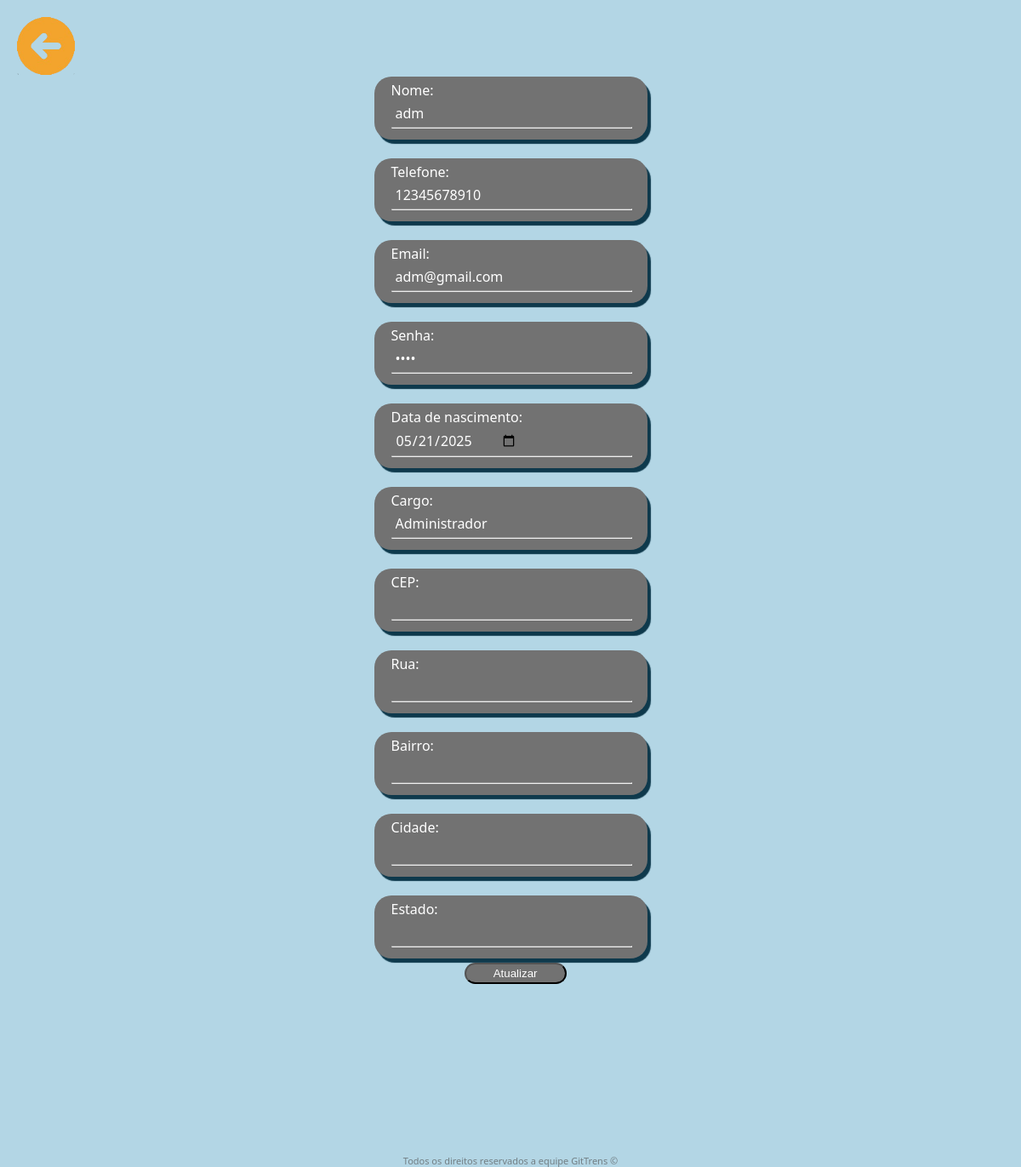
The app's page /public/crud_usuarios/update_usuarios.php?id=1 with its own data.
### tables this page shows
CREATE TABLE usuario(
    id_usuario INT PRIMARY KEY AUTO_INCREMENT,
    nome_usuario VARCHAR(255) NOT NULL,
    email_usuario VARCHAR(255) NOT NULL UNIQUE,
    senha_usuario VARCHAR(255) NOT NULL,
    telefone_usuario VARCHAR(20) NOT NULL,
    cargo_usuario ENUM('Administrador','Maquinista','Usuario') NOT NULL,
    nascimento_usuario DATE NOT NULL,
    foto_perfil VARCHAR(255) DEFAULT 'userICON.png',
    cep_usuario VARCHAR(8),
    rua_usuario VARCHAR(100),
    bairro_usuario VARCHAR(100),
    cidade_usuario VARCHAR(100),
    estado_usuario VARCHAR(2)
);

### public/crud_usuarios/update_usuarios.php (the view, shortened to what this page needs)
<?php
include '../../db.php';
$id = $_GET['id'];
$sql = "SELECT * FROM usuario where id_usuario=$id";
$result = $mysqli->query($sql);
$row = $result->fetch_assoc();
?>
<!DOCTYPE html>
<html lang="pt-br">
<head>
    <link rel="stylesheet" href="../../style/style.css">
</head>
<body>
    <header style="background-color: rgba(255, 0, 0, 0);">
        <a href="../homepage.php">
            <img src="../../assets/voltarICON.png" alt="" class="voltarICON" onclick="voltar()">
        </a>
    </header>
    <main>
        <div id="form">
            <form id="formCadastro" class="center" method="post">
                <div class="inpput">
                    <label for="nome">Nome:</label><br>
                    <input type="text"  name="nome" class="inputTag" required VALUE="<?php echo "{$row['nome_usuario']}" ?>">
                    <hr>
                </div>
                <br>
                <div class="inpput">
                    <label for="celular">Telefone:</label><br>
                    <input type="number" id="celular" name="celular" class="inputTag" required VALUE="<?php echo "{$row['telefone_usuario']}" ?>">
                    <hr>
                </div>
                <br>
                <div class="inpput">
                    <label for="email">Email:</label><br>
                    <input type="text" id="email" name="email" class="inputTag" required VALUE="<?php echo "{$row['email_usuario']}" ?>">
                    <hr>
                </div>
                <br>
                <div class="inpput">
                    <label for="senha">Senha:</label><br>
                    <input type="password"  name="senha" class="inputTag" required VALUE="<?php echo "{$row['senha_usuario']}" ?>">
                    <hr>
                </div>
                <br>
                <div class="inpput">
                    <label for="nascimento"> Data de nascimento:</label><br>
                    <input type="date" id="nascimento" name="nascimento" class="inputTag" required VALUE="<?php echo "{$row['nascimento_usuario']}" ?>">
                    <hr>
                </div>
                <br>
                <div class="inpput">
                    <label for="cargo">Cargo:</label><br>
                    <select name="cargo" class="inputTag" VALUE="<?php echo "{$row['cargo_usuario']}" ?>">
                        <option value="Administrador">Administrador</option>
                    </select>
                    <hr>
                </div>
                <br>
                <div class="inpput">
                    <label for="nome">CEP:</label><br>
                    <input type="number" id="cep" name="cep" class="inputTag" required onblur="buscarEndereco()" VALUE="<?php echo "{$row['cep_usuario']}" ?>" >
                    <hr>
                </div>
                <br>
                <div class="inpput">
                    <label for="rua">Rua:</label><br>
                    <input type="text" id="rua" name="rua" class="inputTag" readonly VALUE="<?php echo "{$row['rua_usuario']}" ?>">
                    <hr>
                </div>
                <br>
                <div class="inpput">
                    <label for="bairro">Bairro:</label><br>
                    <input type="text" id="bairro" name="bairro" class="inputTag" readonly VALUE="<?php echo "{$row['bairro_usuario']}" ?>">
                    <hr>
                </div>
                <br>
                <div class="inpput">
                    <label for="cidade">Cidade:</label><br>
                    <input type="text" id="cidade" name="cidade" class="inputTag" readonly VALUE="<?php echo "{$row['cidade_usuario']}" ?>">
                    <hr>
                </div>
                <br>
                <div class="inpput">
                    <label for="estado">Estado:</label><br>
                    <input type="text" id="estado" name="estado" class="inputTag" readonly VALUE="<?php echo "{$row['estado_usuario']}" ?>">
                    <hr>
                </div>
                <button type="submit" id="cadastroButton" class="cadastroButton">Atualizar</button>
            </form>
        </div>
    </main>
    <footer>
        <p>Todos os direitos reservados a equipe GitTrens ©</p>
    </footer>
</body>
</html>

### style/style.css (style rules this page uses)
body { margin: 0; padding: 0; background-color: #B3D6E5; font-family: 'Segoe UI', Tahoma, Geneva, Verdana, sans-serif; }
#form { display: flex; justify-content: center; align-items: center; }
.inpput { background-color: rgb(114, 114, 114); color: white; width: 100%; border-radius: 20px; box-shadow: 4px 5px 1px #0E394C; padding: 5px 20px; }
.cadastroButton { background-color: rgb(114, 114, 114); text-align: center; margin-left: 4%; height: 5%; width: 120px; padding: 1%; margin-top: 5px; color: white; text-decoration: none; border-radius: 20px; }
.center { display: flex; flex-direction: column; justify-content: center; align-items: center; }
footer>p { margin: 0; padding: 0; font-size: 11px; text-align: center; margin-top: 200px; color: rgba(79, 79, 79, 0.649); }
.inputTag { all: unset; background-color: rgb(114, 114, 114); color: white; padding: 5px; overflow-wrap: break-word; }
hr { width: 100%; margin-top: -0.01px; }
header { background-color: #4AB9D2; width: 100%; height: 90px; height: 90px; }
.center { margin: auto; }
.voltarICON { margin: 20px; height: 75%; }

### records on screen
usuario: nome "adm", celular "12345678910", email "adm@gmail.com", nascimento "05/21/2025", cargo "Administrador"
